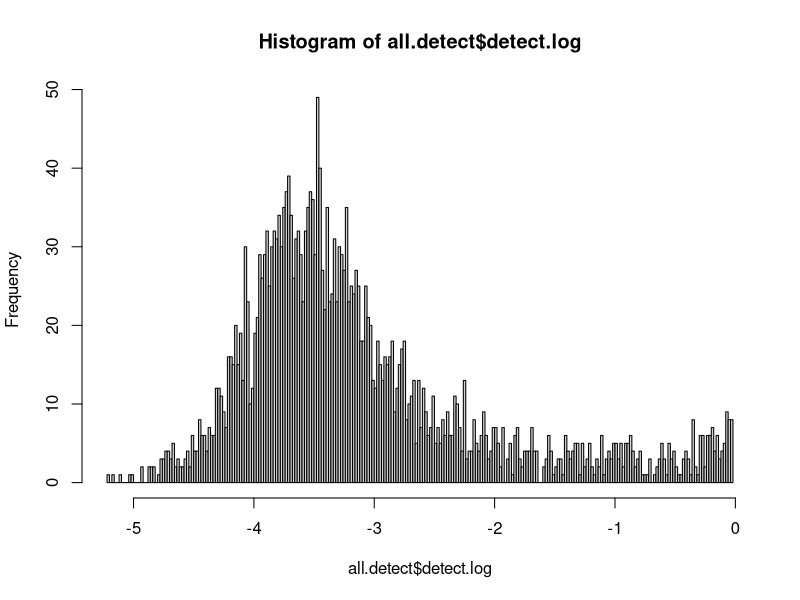
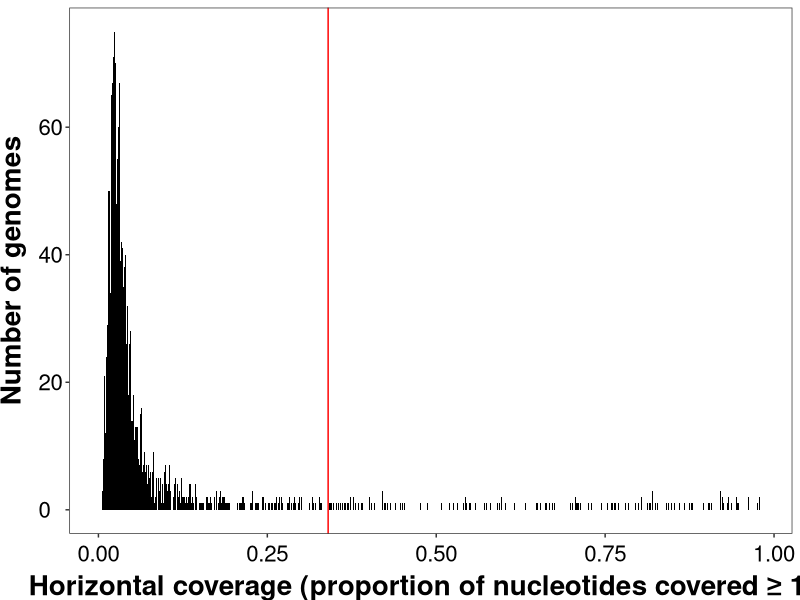
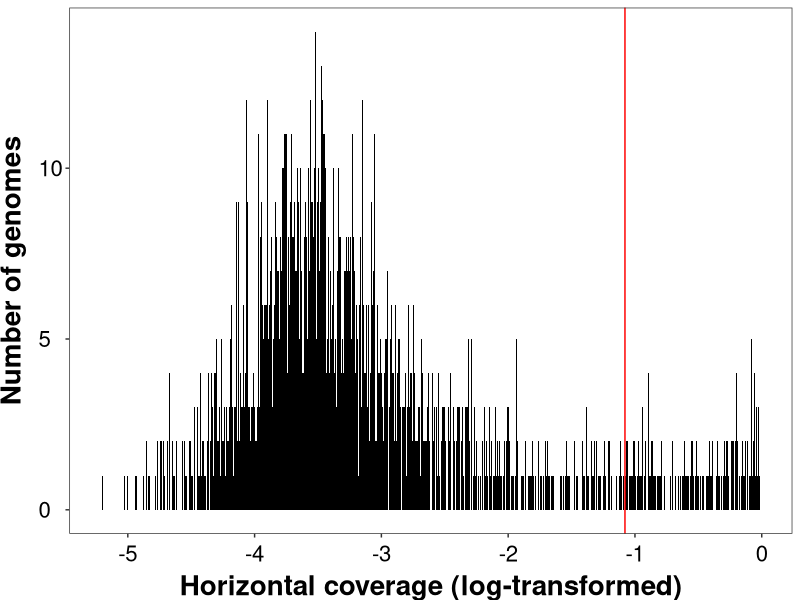
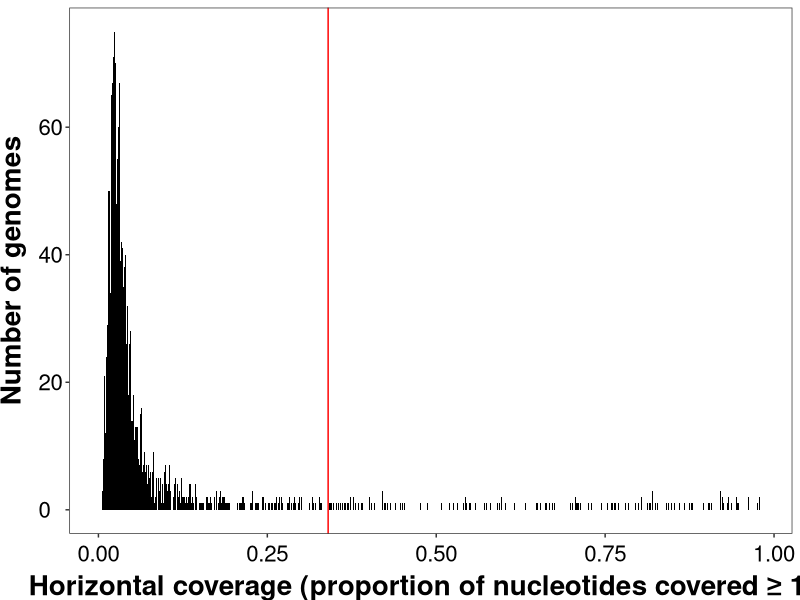
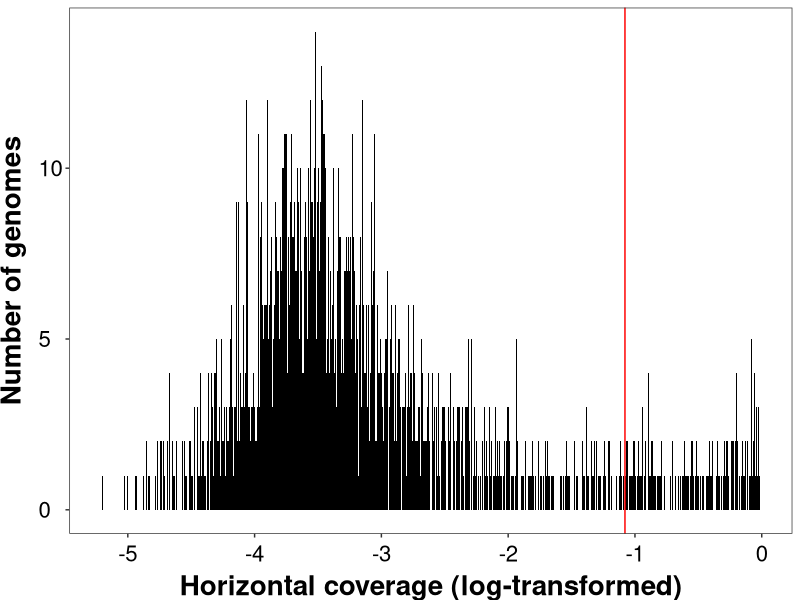

Write the R code that produced these figures, in order.
## ---- chunk 1
library(tidyverse)
## ---- chunk 2
genome.mean.cov <- read.delim("../data/anvio_outputs/ABBA/ABBA_PROFILE-SUMMARY/bins_across_samples/mean_coverage.txt", header = T, sep = "\t", dec = ".")
genome.mean.cov <- merge(genome.mean.cov, read.delim("../data/anvio_outputs/ACSA/ACSA_PROFILE-SUMMARY/bins_across_samples/mean_coverage.txt", header = T, sep = "\t", dec = "."), by = "bins")
genome.mean.cov <- merge(genome.mean.cov, read.delim("../data/anvio_outputs/COCO/COCO_PROFILE-SUMMARY/bins_across_samples/mean_coverage.txt", header = T, sep = "\t", dec = "."), by = "bins")
genome.mean.cov <- merge(genome.mean.cov, read.delim("../data/anvio_outputs/FAGR/FAGR_PROFILE-SUMMARY/bins_across_samples/mean_coverage.txt", header = T, sep = "\t", dec = "."), by = "bins")
genome.mean.cov <- merge(genome.mean.cov, read.delim("../data/anvio_outputs/THOC/THOC_PROFILE-SUMMARY/bins_across_samples/mean_coverage.txt", header = T, sep = "\t", dec = "."), by = "bins")
colnames(genome.mean.cov)[1] <- "species"
rownames(genome.mean.cov) <- genome.mean.cov$species
genome.mean.cov <- genome.mean.cov[,-1]
## ---- chunk 3
genome.detect <- read.delim("../data/anvio_outputs/ABBA/ABBA_PROFILE-SUMMARY/bins_across_samples/detection.txt", header = T, sep = "\t", dec = ".")
genome.detect <- merge(genome.detect, read.delim("../data/anvio_outputs/ACSA/ACSA_PROFILE-SUMMARY/bins_across_samples/detection.txt", header = T, sep = "\t", dec = "."), by = "bins")
genome.detect <- merge(genome.detect, read.delim("../data/anvio_outputs/COCO/COCO_PROFILE-SUMMARY/bins_across_samples/detection.txt", header = T, sep = "\t", dec = "."), by = "bins")
genome.detect <- merge(genome.detect, read.delim("../data/anvio_outputs/FAGR/FAGR_PROFILE-SUMMARY/bins_across_samples/detection.txt", header = T, sep = "\t", dec = "."), by = "bins")
genome.detect <- merge(genome.detect, read.delim("../data/anvio_outputs/THOC/THOC_PROFILE-SUMMARY/bins_across_samples/detection.txt", header = T, sep = "\t", dec = "."), by = "bins")
colnames(genome.detect)[1] <- "species"
rownames(genome.detect) <- genome.detect$species
genome.detect <- genome.detect[,-1]
## ---- chunk 4
all.detect <- as.data.frame(c(genome.detect$ABBA_M11,genome.detect$ABBA_M12,genome.detect$ABBA_M13,genome.detect$ABBA_M14,genome.detect$ABBA_M15,genome.detect$ACSA_M21,genome.detect$ACSA_M22,genome.detect$ACSA_M23,genome.detect$ACSA_M24,genome.detect$ACSA_M25,genome.detect$COCO_M01,genome.detect$COCO_M02,genome.detect$COCO_M03,genome.detect$COCO_M04,genome.detect$COCO_M05,genome.detect$FAGR_M16,genome.detect$FAGR_M17,genome.detect$FAGR_M18,genome.detect$FAGR_M19,genome.detect$FAGR_M20,genome.detect$THOC_M06,genome.detect$THOC_M07,genome.detect$THOC_M08,genome.detect$THOC_M09,genome.detect$THOC_M10))
colnames(all.detect) <- "detect"
## ---- chunk 5
all.detect$detect.log <- log(all.detect$detect)
hist(all.detect$detect.log, breaks = 200)
mean <- mean(all.detect$detect.log)
sd <- sd(all.detect$detect.log)
all.detect$z <- (all.detect$detect.log - mean)/sd
# Get detection value of z >= 1.96, and number of genomes
min(all.detect$detect[all.detect$z >= 1.96])
length(all.detect$detect[all.detect$z >= 1.96])
## ---- chunk 6
ggplot(all.detect, aes(x = detect)) +
    geom_histogram(binwidth = 0.001, fill = "black") +
    geom_vline(xintercept = 0.34, color = "red") + # value at z > 1.96
    labs(x = "Horizontal coverage (proportion of nucleotides covered ≥ 1X)", y = "Number of genomes") +
    theme_bw()+
    theme(text = element_text(),
      panel.grid.major = element_blank(), 
      panel.grid.minor = element_blank(), 
      plot.title = element_text(hjust = 0.5),
      axis.text.x = element_text(color = "black", size = 16, angle = 0, hjust = 0.5, vjust = 0),
      axis.text.y = element_text(color = "black", size = 16, angle = 0, hjust = 0, vjust = 0.5),  
      axis.title.x = element_text(color = "black", size = 20, angle = 0, hjust = 0.5, vjust = -0.4, face = "bold"),
      axis.title.y = element_text(color = "black", size = 20, angle = 90, hjust = 0.5, vjust = 2, face = "bold")
      )
ggsave("../figures/figure_S1A_genome_horizontal_cov_hist_all_samples.pdf", width = 12, height = 4, limitsize = FALSE)
## ---- chunk 7
ggplot(all.detect, aes(x = detect.log)) +
    geom_histogram(binwidth = 0.005, fill = "black") +
    geom_vline(xintercept = -1.07881, color = "red") + # value at z > 1.96
    labs(x = "Horizontal coverage (log-transformed)", y = "Number of genomes") +
    theme_bw()+
    theme(text = element_text(),
      panel.grid.major = element_blank(), 
      panel.grid.minor = element_blank(), 
      plot.title = element_text(hjust = 0.5),
      axis.text.x = element_text(color = "black", size = 16, angle = 0, hjust = 0.5, vjust = 0),
      axis.text.y = element_text(color = "black", size = 16, angle = 0, hjust = 0, vjust = 0.5),  
      axis.title.x = element_text(color = "black", size = 20, angle = 0, hjust = 0.5, vjust = -0.4, face = "bold"),
      axis.title.y = element_text(color = "black", size = 20, angle = 90, hjust = 0.5, vjust = 2, face = "bold")
      )
ggsave("../figures/figure_S1B_log_genome_horizontal_cov_all_samples.pdf", width = 12, height = 4, limitsize = FALSE)
